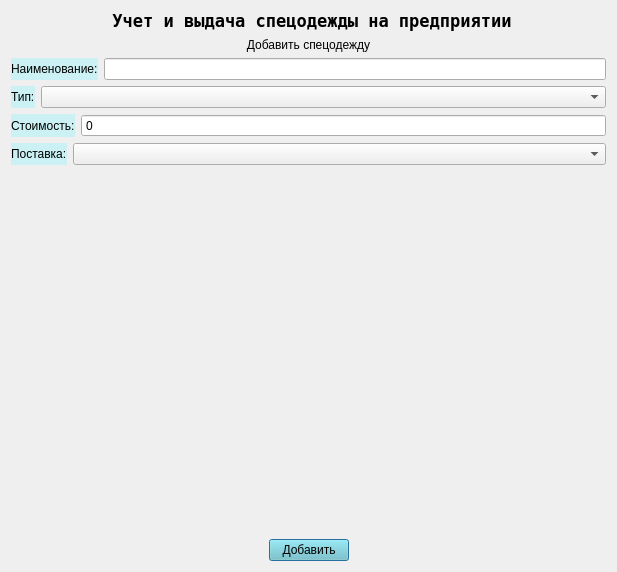
<?xml version="1.0" encoding="UTF-8"?>
<ui version="4.0">
 <class>Dialog</class>
 <widget class="QDialog" name="Dialog">
  <property name="geometry">
   <rect>
    <x>0</x>
    <y>0</y>
    <width>617</width>
    <height>572</height>
   </rect>
  </property>
  <property name="windowTitle">
   <string>Dialog</string>
  </property>
  <layout class="QVBoxLayout" name="verticalLayout">
   <item>
    <layout class="QHBoxLayout" name="horizontalLayout_2" stretch="3,1,2,1">
     <property name="leftMargin">
      <number>12</number>
     </property>
     <property name="rightMargin">
      <number>0</number>
     </property>
     <item>
      <spacer name="horizontalSpacer">
       <property name="orientation">
        <enum>Qt::Horizontal</enum>
       </property>
       <property name="sizeHint" stdset="0">
        <size>
         <width>40</width>
         <height>20</height>
        </size>
       </property>
      </spacer>
     </item>
     <item>
      <widget class="QLabel" name="label">
       <property name="minimumSize">
        <size>
         <width>0</width>
         <height>0</height>
        </size>
       </property>
       <property name="font">
        <font>
         <family>Andale Mono</family>
         <pointsize>13</pointsize>
         <weight>75</weight>
         <bold>true</bold>
        </font>
       </property>
       <property name="text">
        <string>Учет и выдача спецодежды на предприятии</string>
       </property>
       <property name="alignment">
        <set>Qt::AlignCenter</set>
       </property>
      </widget>
     </item>
     <item>
      <spacer name="horizontalSpacer_6">
       <property name="orientation">
        <enum>Qt::Horizontal</enum>
       </property>
       <property name="sizeHint" stdset="0">
        <size>
         <width>40</width>
         <height>20</height>
        </size>
       </property>
      </spacer>
     </item>
     <item>
      <widget class="QLabel" name="logo">
       <property name="maximumSize">
        <size>
         <width>80</width>
         <height>80</height>
        </size>
       </property>
       <property name="text">
        <string/>
       </property>
       <property name="pixmap">
        <pixmap>img/logo_mini.png</pixmap>
       </property>
      </widget>
     </item>
    </layout>
   </item>
   <item>
    <layout class="QVBoxLayout" name="verticalLayout_2">
     <item>
      <widget class="QLabel" name="label_2">
       <property name="styleSheet">
        <string notr="true">font: 11pt &quot;Andale Mono&quot;;</string>
       </property>
       <property name="text">
        <string>Добавить спецодежду</string>
       </property>
       <property name="alignment">
        <set>Qt::AlignCenter</set>
       </property>
      </widget>
     </item>
     <item>
      <layout class="QVBoxLayout" name="verticalLayout_5">
       <item>
        <layout class="QHBoxLayout" name="horizontalLayout_9">
         <item>
          <widget class="QLabel" name="label_6">
           <property name="styleSheet">
            <string notr="true">background-color: rgb(203,241,245);
font: 9pt &quot;Andale Mono&quot;;</string>
           </property>
           <property name="text">
            <string>Наименование:</string>
           </property>
          </widget>
         </item>
         <item>
          <widget class="QLineEdit" name="edit_name"/>
         </item>
        </layout>
       </item>
       <item>
        <layout class="QHBoxLayout" name="horizontalLayout_8" stretch="0,100">
         <item>
          <widget class="QLabel" name="label_8">
           <property name="styleSheet">
            <string notr="true">background-color: rgb(203,241,245);
font: 9pt &quot;Andale Mono&quot;;</string>
           </property>
           <property name="text">
            <string>Тип:</string>
           </property>
          </widget>
         </item>
         <item>
          <widget class="QComboBox" name="comboBox_type"/>
         </item>
        </layout>
       </item>
       <item>
        <layout class="QHBoxLayout" name="horizontalLayout_4" stretch="0,100">
         <item>
          <widget class="QLabel" name="label_5">
           <property name="styleSheet">
            <string notr="true">background-color: rgb(203,241,245);
font: 9pt &quot;Andale Mono&quot;;</string>
           </property>
           <property name="text">
            <string>Стоимость:</string>
           </property>
          </widget>
         </item>
         <item>
          <widget class="QSpinBox" name="edit_cost">
           <property name="readOnly">
            <bool>false</bool>
           </property>
           <property name="buttonSymbols">
            <enum>QAbstractSpinBox::NoButtons</enum>
           </property>
           <property name="accelerated">
            <bool>false</bool>
           </property>
           <property name="correctionMode">
            <enum>QAbstractSpinBox::CorrectToPreviousValue</enum>
           </property>
           <property name="keyboardTracking">
            <bool>true</bool>
           </property>
           <property name="showGroupSeparator" stdset="0">
            <bool>false</bool>
           </property>
           <property name="minimum">
            <number>0</number>
           </property>
           <property name="maximum">
            <number>999999</number>
           </property>
           <property name="singleStep">
            <number>1</number>
           </property>
          </widget>
         </item>
        </layout>
       </item>
       <item>
        <layout class="QHBoxLayout" name="horizontalLayout_20" stretch="0,100">
         <item>
          <widget class="QLabel" name="label_3">
           <property name="styleSheet">
            <string notr="true">background-color: rgb(203,241,245);
font: 9pt &quot;Andale Mono&quot;;</string>
           </property>
           <property name="text">
            <string>Поставка:</string>
           </property>
          </widget>
         </item>
         <item>
          <widget class="QComboBox" name="comboBox_entrance"/>
         </item>
        </layout>
       </item>
      </layout>
     </item>
     <item>
      <spacer name="verticalSpacer">
       <property name="orientation">
        <enum>Qt::Vertical</enum>
       </property>
       <property name="sizeHint" stdset="0">
        <size>
         <width>20</width>
         <height>40</height>
        </size>
       </property>
      </spacer>
     </item>
     <item>
      <layout class="QHBoxLayout" name="horizontalLayout_3">
       <item>
        <spacer name="horizontalSpacer_2">
         <property name="orientation">
          <enum>Qt::Horizontal</enum>
         </property>
         <property name="sizeHint" stdset="0">
          <size>
           <width>40</width>
           <height>20</height>
          </size>
         </property>
        </spacer>
       </item>
       <item>
        <widget class="QPushButton" name="btn_add_workwear">
         <property name="styleSheet">
          <string notr="true">background-color: rgb(113,201,206);
font: 9pt &quot;Andale Mono&quot;;</string>
         </property>
         <property name="text">
          <string>Добавить</string>
         </property>
        </widget>
       </item>
       <item>
        <spacer name="horizontalSpacer_3">
         <property name="orientation">
          <enum>Qt::Horizontal</enum>
         </property>
         <property name="sizeHint" stdset="0">
          <size>
           <width>40</width>
           <height>20</height>
          </size>
         </property>
        </spacer>
       </item>
      </layout>
     </item>
    </layout>
   </item>
  </layout>
 </widget>
 <resources/>
 <connections/>
</ui>
